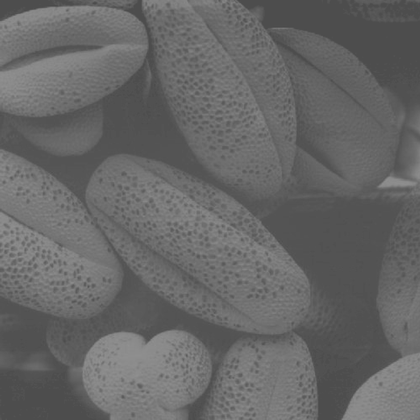
%> input picture Lab3_equalization/light.tif, 420 x 420 px, shrunk from 1021 x 1021 before the run
$ octave equalization_22012383.m   (GNU Octave 9; MATLAB toolbox functions it lacks are replaced by stand-ins)
%> lines starting %> are read from the running program, lines starting %| are printed output that depends on the picture
### Lab3_equalization/myhisteq.m
function [out] = myhisteq(input,n) %input = image, n = intensity level range

% discrete domain

[nj r] = imhist(input); %nj = amount of each value, r = intensity value
L=n;
[M N] = size(input);
MN = M*N;
Pr = nj/MN;
Sk = [];
% p = [];
for i = 1:256
    sum = 0;
    for j = 1:i
        sum = sum + Pr(j);
    end
%     p(i) = sum;
    Sk(i) = (L-1)*sum;
end

Ieq1D = Sk(input(:)+1); %r=0->index 1
out = reshape(Ieq1D, [M, N]); %Ieq2D


out = uint8(out);

### Lab3_equalization/equalization_22012383.m
clc
clear all
close all

% Equalization
I=imread('light.tif'); % gray image
%> I is the input picture: size 420x420x3 uint8; min 74, max 145, mean 102.8
I=rgb2gray(I);
%> I: size 420x420 uint8
h1=imhist(I,256);
%> h1 = 256 values, max 10835 at index 78, min 0 at index 1, mean 689.1
Ieq=histeq(I,256);
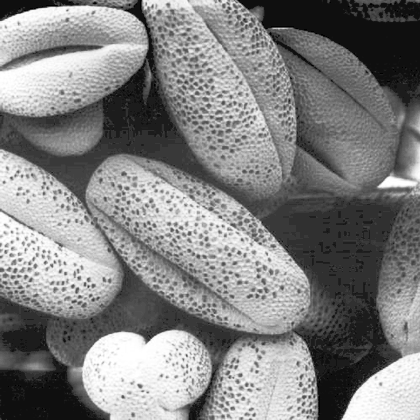
%> Ieq: size 420x420 uint8; min 0, max 255, mean 129.9
h2=imhist(Ieq,256);
%> h2 = 256 values, max 10835 at index 16, min 0 at index 2, mean 689.1
figure(1); subplot(2,3,1); imshow(I), title('Original');
subplot(2,3,4); bar(h1), title('Histogram');
subplot(2,3,2); imshow(Ieq), title('original Histogram equalized');
subplot(2,3,5); bar(h2), title('Histogram');

%% myeq, h3
myeq = myhisteq(I,256); % length(0:255)=256
%> in myhisteq, `[nj r] = imhist(input);`: nj has the same summary as h1 outside myhisteq; r = 256 values from 0 to 255
%> in myhisteq, `Pr = nj/MN;`: Pr = 256 values, max 0.0614 at index 78, min 0 at index 1, mean 0.00391
%> after the loop in myhisteq, `for i = 1:256`: Sk = 256 values from 0 to 255
h3 = imhist(myeq,256);
%> h3 = 256 values, max 10835 at index 17, min 0 at index 2, mean 689.1
subplot(2,3,3); imshow(myeq), title('my Histogram equalized');
subplot(2,3,6); bar(h3), title('Histogram');
%> after `title('Histogram')`:
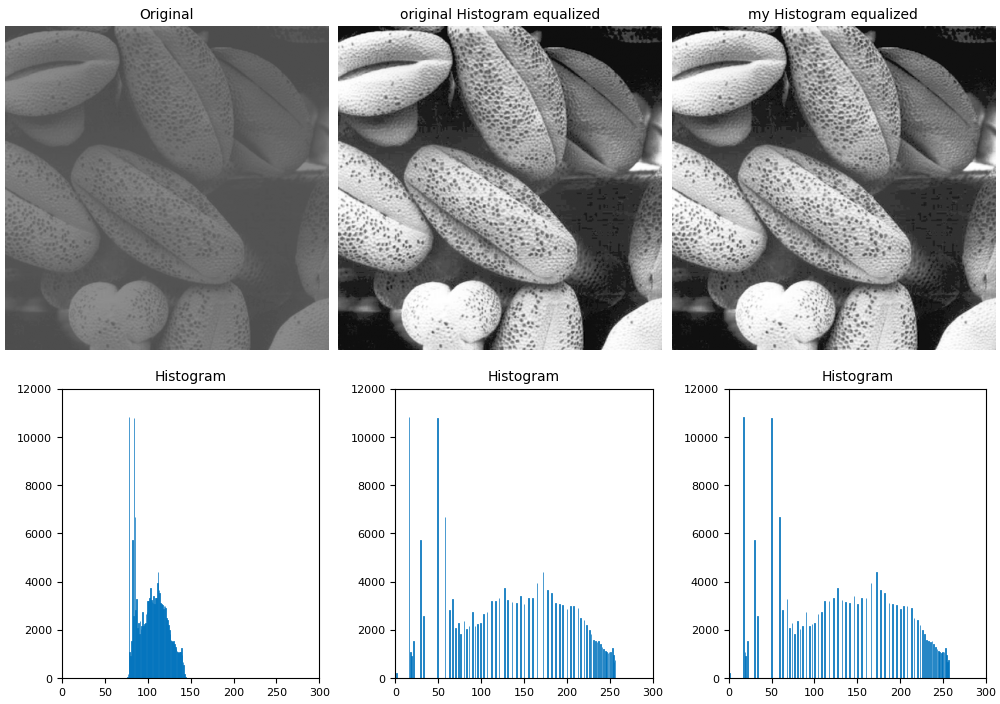
%> figure redrawn from the program's plot data, 6 panels
